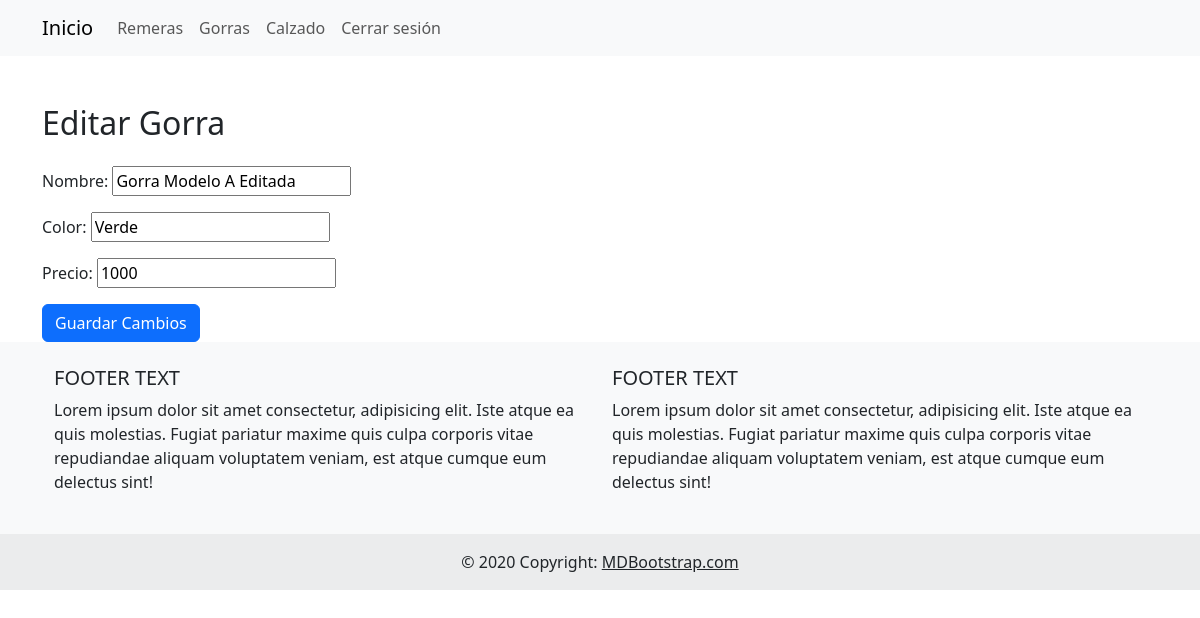
The page /editar_gorras/1/ (signed in) on the database its author committed.
### proyectocoder/models.py (models this page shows)
class Gorras(models.Model):
    nombre = models.CharField(max_length=40)
    color = models.CharField(max_length=20)
    precio = models.IntegerField()

### proyectocoder/views.py (the view)
# urls.py: path('editar_gorras/<int:id>/', editar_gorra, name='editar_gorra'),
@login_required
def editar_gorra(request, id):
    gorra = get_object_or_404(Gorras, id=id)
    if request.method == 'POST':
        form = GorraForm(request.POST, instance=gorra)
        if form.is_valid():
            form.save()
            return redirect('../../gorras')
    else:
        form = GorraForm(instance=gorra)
    return render(request, 'editar_gorra.html', {'form': form, 'gorra': gorra})

### proyectocoder/forms.py
class GorraForm(forms.ModelForm):
    class Meta:
        model = Gorras
        fields = ['nombre', 'color', 'precio']

### proyectocoder/templates/editar_gorra.html (shortened to what this page needs)
{% extends 'padre.html' %}
{% block content %}
  <div class="container mt-5">
    <h2 class="mb-4">Editar Gorra</h2>
    <form method="post" action="{% url 'editar_gorra' id=gorra.id %}">
      {{ form.as_p }}
      <input type="submit" value="Guardar Cambios" class="btn btn-primary">
    </form>
  </div>
{% endblock %}

### rows shown on the page
Gorras: nombre "Gorra Modelo A Editada", color "Verde", precio "1000"
